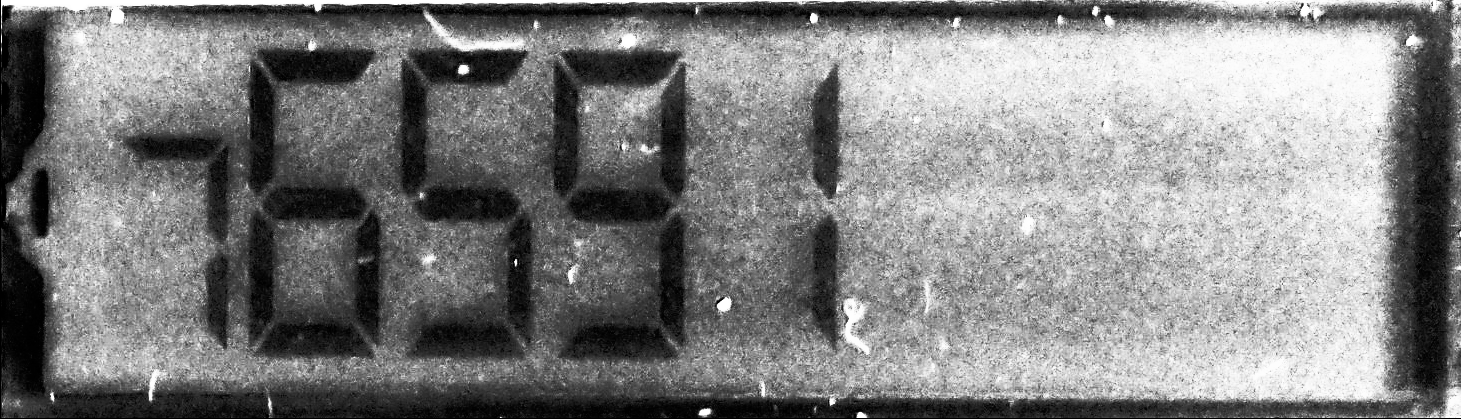
#> input picture rdm6591Gray.png, 1461 x 419 px
$ python main.py
#> lines starting #> are read from the running program, lines starting #| are printed output that depends on the picture; after the words box and inside, x2 and y2 are one past the last pixel; in counts of white or black regions, pixels touching at a corner belong together
from imutils.perspective import four_point_transform
import cv2
import pytesseract
import imutils
import numpy as np

pytesseract.pytesseract.tesseract_cmd = 'C:\\Users\\RompkoH\\AppData\\Local\\Programs\\Tesseract-OCR\\tesseract.exe'
img = cv2.imread('rdm6591Gray.png')
#> img is the input picture: shape (419, 1461, 3); min 0, max 255, mean 128.5

#img = cv2.cvtColor(img, cv2.COLOR_BGR2RGB)
#ref, img = cv2.threshold(img, 53, 255, cv2.THRESH_BINARY, cv2.THRESH_OTSU)

img = imutils.resize(img, height=250)
#> img: shape (250, 871, 3)
gray = cv2.bilateralFilter(cv2.cvtColor(img, cv2.COLOR_BGR2GRAY), 11, 17, 17)
blurred = cv2.GaussianBlur(gray, (5, 5), 0)
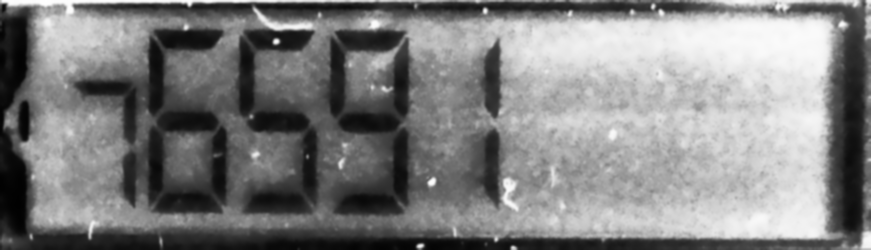
#> blurred: shape (250, 871); min 1, max 255, mean 128.4
ref, img = cv2.threshold(img, 54, 255, cv2.THRESH_BINARY, cv2.THRESH_OTSU)
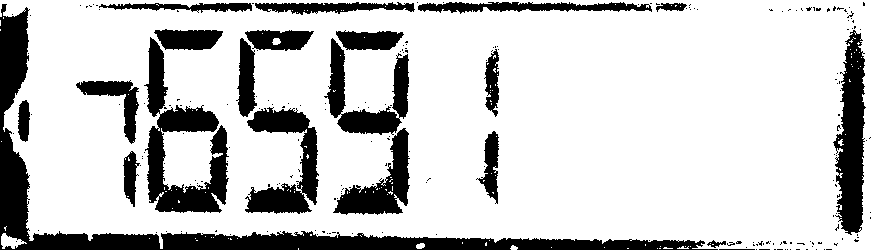
#> img: shape (250, 871, 3); 79.2% white; 218 black regions (197 under 20 px), largest, box (x1, y1, x2, y2) and area: (0, 4, 718, 250) 13748, (144, 37, 229, 213) 5794, (833, 30, 866, 235) 4214
#> ref = 54
edged = cv2.Canny(gray, 30, 200)
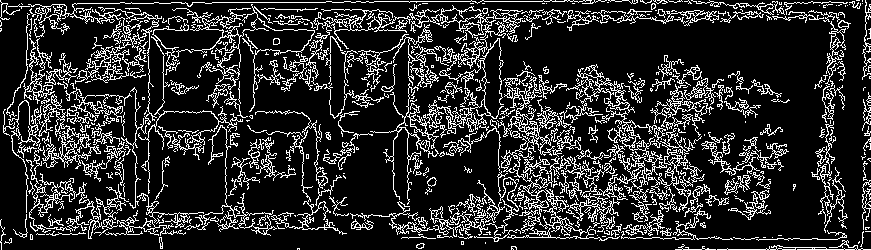
#> edged: shape (250, 871); 17.4% white in thin lines or dots


print(pytesseract.image_to_string(img))
#> (this line was passed over: pytesseract is not available in this run)
cv2.imshow('Result', img)

cv2.waitKey(0)
